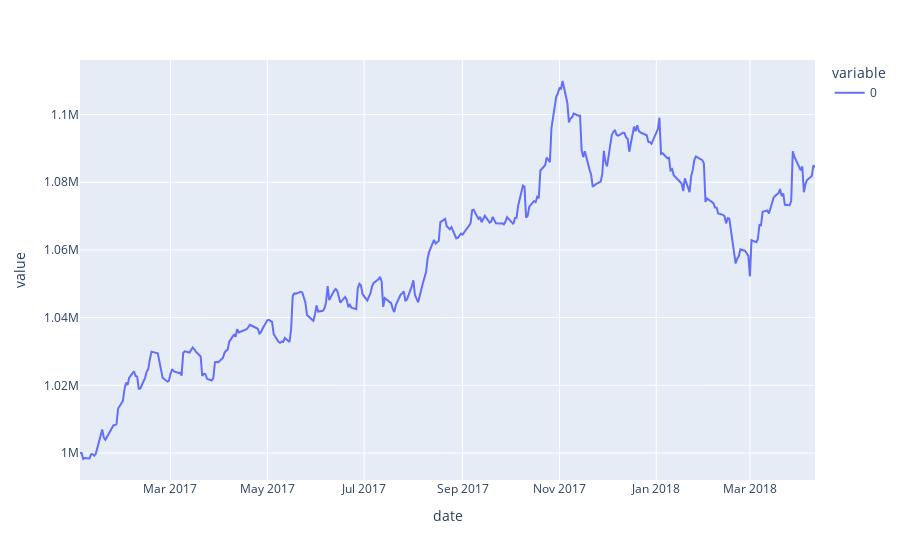

Notebook code cell kept with this figure:
### Code cell
portfolio.nav.plot()

### Figure 1 — Plotly figure (JSON) as saved in the notebook; plotly's stock layout.template omitted (floating-point values rounded to 4 significant figures; data arrays with more than 128 entries replaced by an {"elided": "..."} marker saying what was removed)
{"data": [{"hovertemplate": "variable=0<br>date=%{x}<br>value=%{y}<extra></extra>", "legendgroup": "0", "line": {"color": "#636efa", "dash": "solid"}, "marker": {"symbol": "circle"}, "mode": "lines", "name": "0", "orientation": "v", "showlegend": true, "type": "scatter", "x": {"elided": "320 str values"}, "xaxis": "x", "y": {"elided": "320 float values"}, "yaxis": "y"}], "layout": {"legend": {"title": {"text": "variable"}, "tracegroupgap": 0}, "margin": {"t": 60}, "xaxis": {"anchor": "y", "domain": [0, 1], "title": {"text": "date"}}, "yaxis": {"anchor": "x", "domain": [0, 1], "title": {"text": "value"}}}}
